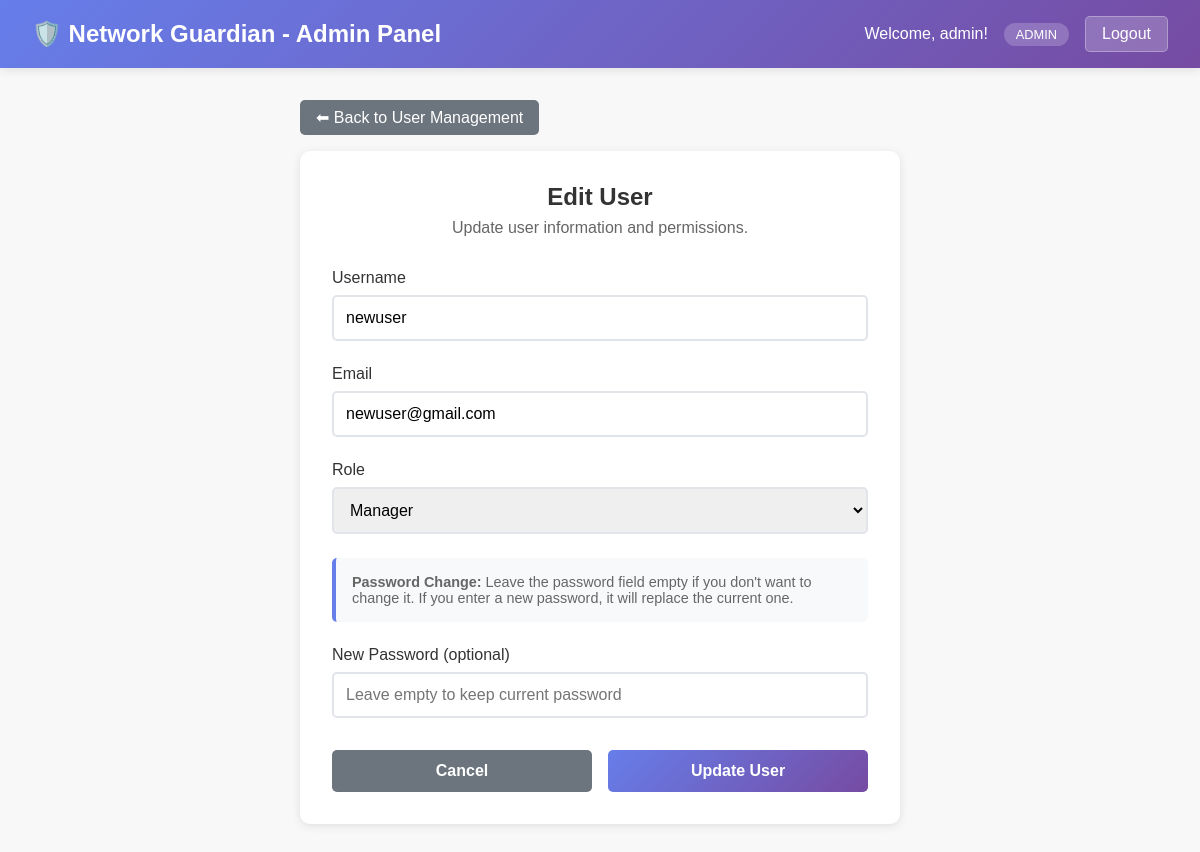
Page /admin/users/edit/2 (signed in) on the committed database.
### tables this page shows
CREATE TABLE users (
            id INTEGER PRIMARY KEY AUTOINCREMENT,
            username TEXT UNIQUE NOT NULL,
            email TEXT UNIQUE NOT NULL,
            password_hash TEXT NOT NULL,
            role TEXT DEFAULT 'manager',
            created_at TIMESTAMP DEFAULT CURRENT_TIMESTAMP
        );

### app.py (the view)
    def decorated_function(*args, **kwargs):
        if not current_user.is_authenticated or current_user.role != 'admin':
            flash('Access denied. Admin privileges required.', 'error')
            return redirect(url_for('index'))
        return f(*args, **kwargs)

### app.py (called while the page is built, shortened)
@login_manager.user_loader
def load_user(user_id):
    conn = sqlite3.connect(DB_PATH)
    cursor = conn.cursor()
    cursor.execute("SELECT id, username, email, role FROM users WHERE id = ?", (user_id,))
    user_data = cursor.fetchone()
    conn.close()
    if user_data:
        return User(user_data[0], user_data[1], user_data[2], user_data[3])
    return None

def admin_required(f):
    def decorated_function(*args, **kwargs):
        if not current_user.is_authenticated or current_user.role != 'admin':
            flash('Access denied. Admin privileges required.', 'error')
            return redirect(url_for('index'))
        return f(*args, **kwargs)
    decorated_function.__name__ = f.__name__
    return decorated_function

@app.route('/admin/users/edit/<int:user_id>', methods=['GET', 'POST'])
@login_required
@admin_required
def admin_edit_user(user_id):
    conn = sqlite3.connect(DB_PATH)
    cursor = conn.cursor()
    cursor.execute("SELECT id, username, email, role FROM users WHERE id = ?", (user_id,))
    user_data = cursor.fetchone()
    conn.close()
    if not user_data:
        flash('User not found', 'error')
        return redirect(url_for('admin_users'))
    user = {'id': user_data[0], 'username': user_data[1], 'email': user_data[2], 'role': user_data[3]}
    return render_template('admin_edit_user.html', user=user)

### templates/admin_edit_user.html (shortened to what this page needs)
<!DOCTYPE html>
<html lang="en">
<head>
</head>
<body>
    <div class="header">
        <h1>🛡️ Network Guardian - Admin Panel</h1>
        <div class="user-info">
            <span>Welcome, {{ current_user.username }}!</span>
            <span class="role-badge">{{ current_user.role }}</span>
            <a href="{{ url_for('logout') }}" class="logout-btn">Logout</a>
        </div>
    </div>
    <div class="container">
        <a href="{{ url_for('admin_users') }}" class="back-link">⬅ Back to User Management</a>
        <div class="form-card">
            <div class="form-header">
                <h2>Edit User</h2>
                <p>Update user information and permissions.</p>
            </div>
            {% if user %}
            <form method="POST">
                <div class="form-group">
                    <label for="username">Username</label>
                    <input type="text" id="username" name="username" value="{{ user.username }}" required>
                </div>
                <div class="form-group">
                    <label for="email">Email</label>
                    <input type="email" id="email" name="email" value="{{ user.email }}" required>
                </div>
                <div class="form-group">
                    <label for="role">Role</label>
                    <select id="role" name="role" required>
                        <option value="manager" {% if user.role == 'manager' %}selected{% endif %}>Manager</option>
                    </select>
                </div>
                <div class="password-note">
                    <p><strong>Password Change:</strong> Leave the password field empty if you don't want to change it. If you enter a new password, it will replace the current one.</p>
                </div>
                <div class="form-group">
                    <label for="new_password">New Password (optional)</label>
                    <input type="password" id="new_password" name="new_password" placeholder="Leave empty to keep current password">
                </div>
                <div class="form-actions">
                    <a href="{{ url_for('admin_users') }}" class="btn btn-secondary">Cancel</a>
                    <button type="submit" class="btn btn-primary">Update User</button>
                </div>
            </form>
            {% else %}
            <div style="text-align: center; padding: 2rem;">
                <p>User not found or error loading user data.</p>
                <a href="{{ url_for('admin_users') }}" class="btn btn-secondary">Back to Users</a>
            </div>
            {% endif %}
        </div>
    </div>
</body>
</html>

### rows in the picture
users: username "admin", role "ADMIN"
users: username "newuser", email "newuser@gmail.com", role "Manager"
